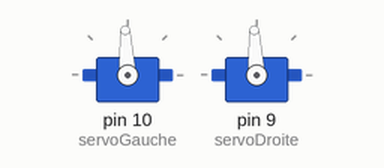
Recording of a sketch running on a simulated Arduino Uno, built with avr-gcc and run on an emulated ATmega328P. On the bench: 2 × servo.

Above: at 2.5 s.
Timing chart, 0 to 4.0 s (numbered marks = the images above):
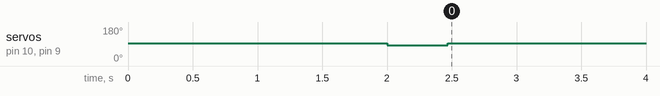

The sketch:

Tourner_Gauche.ino
```cpp
#include <Servo.h>

Servo servoGauche;
Servo servoDroite;

// --- VALEUR À AJUSTER ---
#define TEMPS_ROTATION_TEST 470
// ------------------------

void setup() {
  servoGauche.attach(10);
  servoDroite.attach(9);

  // Arrêt initial
  servoGauche.writeMicroseconds(1500) ;
  servoDroite.writeMicroseconds(1500) ;
  delay(2000); // Laisse 2 secondes pour poser le robot par terre

  // Exécution du virage à gauche
  servoGauche.writeMicroseconds(1400) ; // Gauche recule doucement
  servoDroite.writeMicroseconds(1400) ; // Droite avance doucement
  delay(TEMPS_ROTATION_TEST);

  // Arrêt définitif
  servoGauche.writeMicroseconds(1500) ;
  servoDroite.writeMicroseconds(1500) ;
}

void loop() {
  // On ne fait rien en boucle
}
```

Measured:
- by itself, servo on pin 10 (servoGauche), servo on pin 9 (servoDroite): 93° → 83° at 2.0 s, → 93° 0.47 s later
